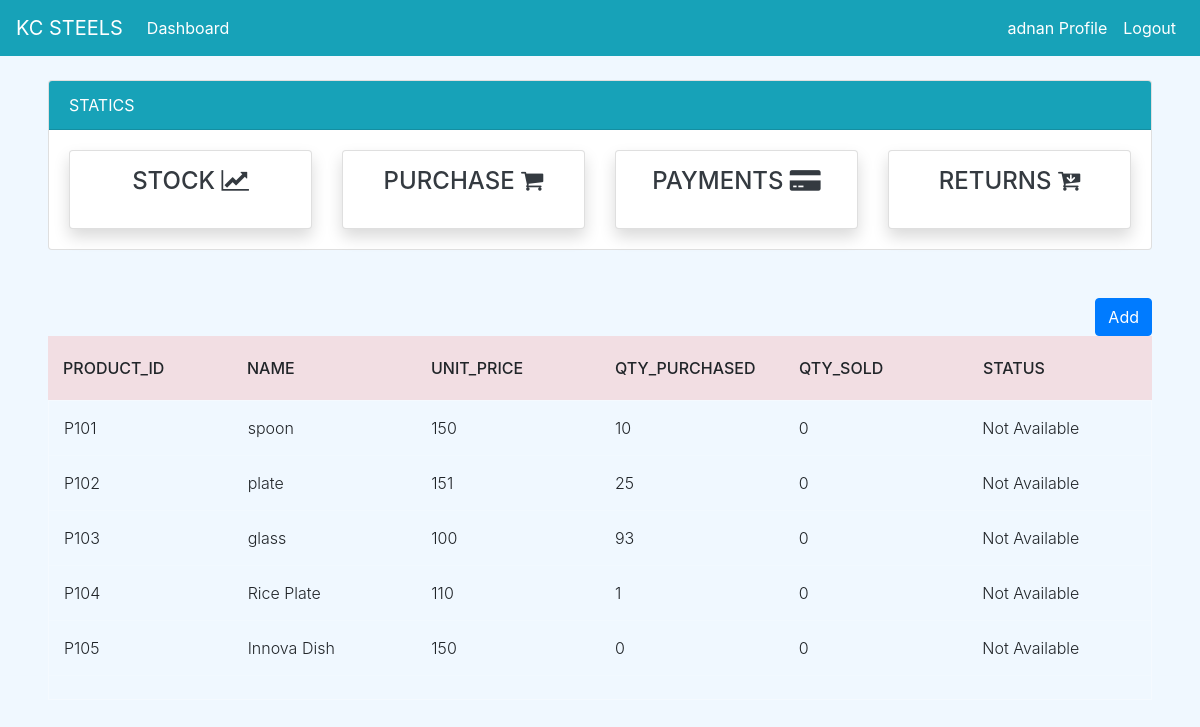
Page /stock/ (signed in) on the earlier database version.
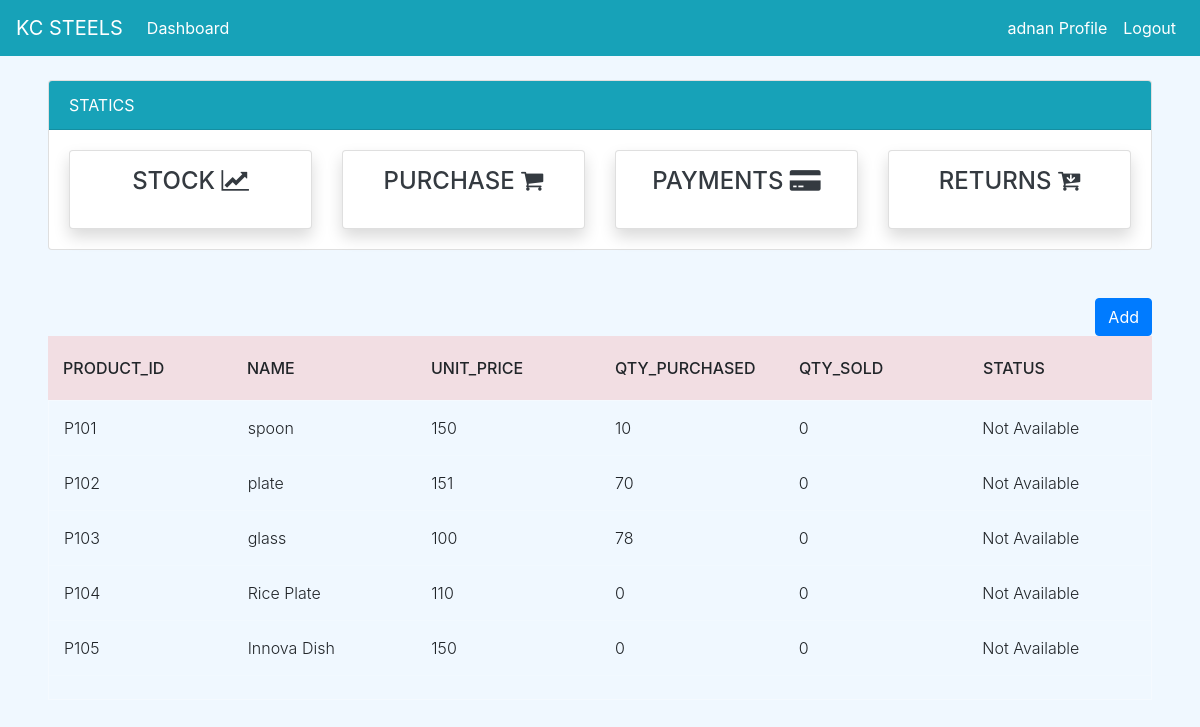
Same page on the later database version.
### dashboard/models.py (models this page shows, shortened)
class Item(models.Model):
        item_no = models.IntegerField(null=True)
        item_id = models.CharField(max_length=10,null=True)
        name = models.CharField(max_length=100, null=True, blank=False)
        unit_price = models.PositiveBigIntegerField(null=True,blank=True)
        qty_available = models.PositiveIntegerField(null=True, default=0)
        qty_sold = models.PositiveIntegerField(null=True, default=0)
        qty_purchased = models.PositiveIntegerField(null=True, default=0)
        status = models.BooleanField(default=False)

### dashboard/views.py (the view)
# urls.py: path('stock/',views.stock,name='stock'),
@login_required
def stock(request):
    items = Item.objects.all()
    p_id = 101 if Item.objects.count() == 0 else Item.objects.aggregate(max=Max('item_no'))["max"] + 1
    if request.method == 'POST':
        price = request.POST.get('unit_price')
        name = request.POST.get('name')
        form = ItemForm(request.POST)
        if form.is_valid():
            Item(item_no=p_id,item_id=(f'{"P"}{p_id}'),name=name,unit_price=price).save()
    else:
        form = ItemForm
    context = {
        'items': items,
        'form' : form,
    }
    return render(request, 'dashboard/stock.html',context)

### templates/dashboard/stock.html (shortened to what this page needs)
{% extends 'partial/base.html' %}
{% load crispy_forms_tags %}
{% block content %}
{% if user.is_authenticated and user.is_superuser %}
{% else %}
{% include 'partial/topnav_staff.html'%}
<div class="mx-5">
    <div class="row my-4">
          <div class="col mt-4 text-right">
            <button type="button" class="btn btn-primary" data-toggle="modal" data-target="#P_Add">
              Add
            </button>
        </div>
          <div class="col-md-12">
                <div class="tbl-header">
                  <table cellpadding="0" cellspacing="0" border="0">
                    <thead>
                      <tr>
                        <th scope="col">Product_id</th>
                        <th scope="col">Name</th>
                        <th scope="col">Unit_Price</th>
                        <th scope="col">qty_purchased</th>
                        <th scope="col">QTY_Sold</th>
                        <th scope="col">Status</th>
                      </tr>
                    </thead>
                  </table>
                </div>
                <div class="tbl-content">
                  <table cellpadding="0" cellspacing="0" border="0">
                    <tbody>
                      {% for item in items %}
                        <tr>
                          <td>{{ item.item_id }}</td>
                          <td>{{ item.name }}</td>
                          <td>{{ item.unit_price }}</td>
                          <td>{{ item.qty_purchased }}</td>
                          <td>{{ item.qty_sold }}</td>
                          {% if item.status == True %}
                          <td>Available</td>
                          {% else %}
                          <td>Not Available</td>
                          {% endif %}
                        </tr>
                      {% endfor %}
                    </tbody>
                  </table>
          </div>
      </div>
</div>
{% endif %}
{% endblock %}

Differences in the rows shown:
changed Item "plate": qty_purchased "25" → "70"
changed Item "glass": qty_purchased "93" → "78"
changed Item "Rice Plate": qty_purchased "1" → "0"
